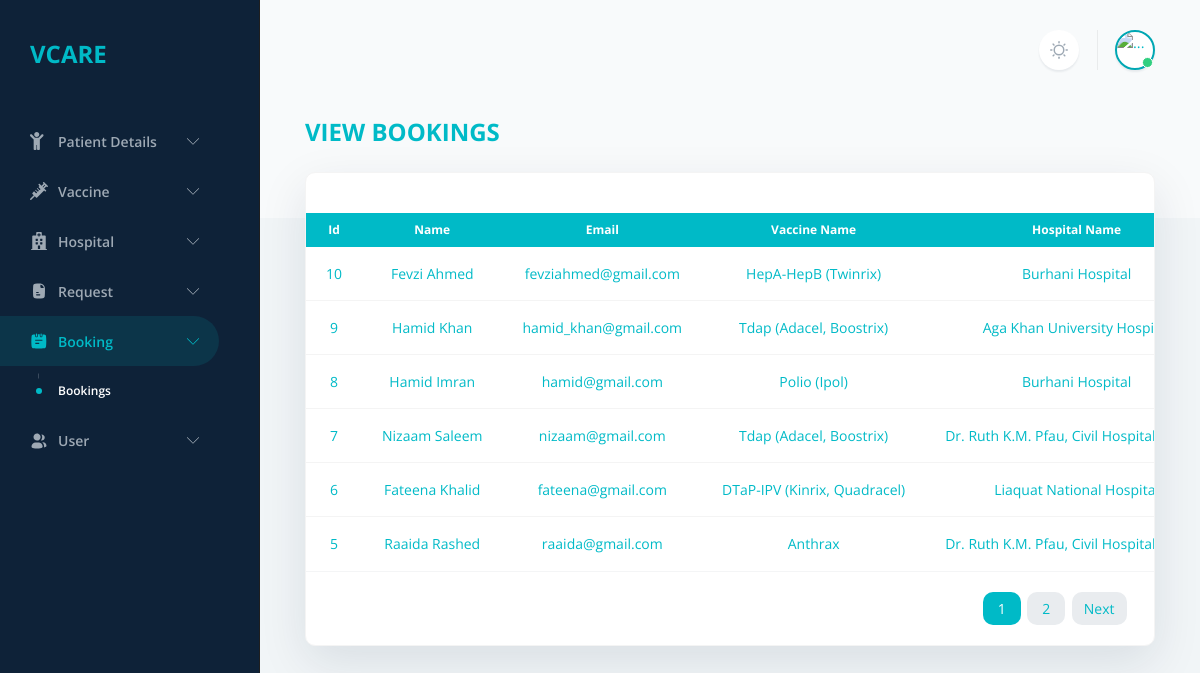
/admin/admin_booking.php (signed in), run on the app's committed database.
### tables this page shows
CREATE TABLE `appointment_table` (
  `appointment_id` int(11) NOT NULL,
  `vaccine_id` int(11) NOT NULL,
  `patient_id` int(11) NOT NULL,
  `patient_name` varchar(50) NOT NULL,
  `patient_email` varchar(50) NOT NULL,
  `patient_phone` varchar(11) NOT NULL,
  `hospital_id` int(11) NOT NULL,
  `days` text NOT NULL,
  `appointment_time` int(11) NOT NULL,
  `status_id` varchar(30) NOT NULL,
  `Token_num` int(11) NOT NULL,
  `Approve/Reject` int(11) NOT NULL
);

CREATE TABLE `list_of_vaccines` (
  `drug_id` int(11) NOT NULL,
  `drug_Name` varchar(100) NOT NULL,
  `drug_Type` varchar(100) NOT NULL,
  `drug_Availability` varchar(20) NOT NULL
);

CREATE TABLE `hospital` (
  `H_id` int(11) NOT NULL,
  `H_Name` varchar(50) NOT NULL,
  `H_Email` varchar(50) NOT NULL,
  `H_Password` varchar(255) NOT NULL,
  `H_Address` varchar(255) NOT NULL,
  `H_Tel` bigint(12) NOT NULL,
  `H_Role` int(1) NOT NULL DEFAULT 3
);

### admin/admin_booking.php (the view, shortened to what this page needs)
<?php
$page = "booking";
$show = "booking";
include 'header.php';
?>
<head>
</head>
<body>
    <?php include './sidebar.php' ?>
    <main>
        <header class="container-fluid d-flex py-6 mb-4">
            <div class="d-flex align-items-center ms-auto me-n1 me-lg-n2">
                <?php include 'themeswitcher.php' ?>
                <?php include 'admin_session.php' ?>
            </div>
        </header>
        <div class="container-fluid">
            <h1 class="h1 text-uppercase">
                View Bookings
            </h1>
            <div class="row">
                <div class="col">
                    <div class="card border flex-fill w-100 shadow-lg" id="users">
                        <div class="card-header border-0 card-header-space-between">
                        </div>
                        <?php
                        $limit = 6;
                        if (!isset($_GET['page'])) {
                            $page = 1;
                        } else {
                            $page = $_GET['page'];
                        }
                        $offset = ($page - 1) * $limit;
                        $sql = "SELECT ap.appointment_id, ap.patient_name, ap.patient_email, ap.`Approve/Reject`, ap.patient_phone,
                        da.D_days, ti.Time, st.status, ap.Token_num, lov.drug_Name , hos.H_Name, ap.patient_id
                        FROM `appointment_table` ap
                        INNER JOIN list_of_vaccines lov ON ap.vaccine_id = lov.drug_id
                        INNER JOIN hospital hos ON ap.hospital_id = hos.H_id
                        INNER JOIN status st ON ap.status_id = st.status_id
                        INNER JOIN days da ON ap.days = da.D_id
                        INNER JOIN time ti ON ap.appointment_time = ti.T_id
                        ORDER BY ap.appointment_id DESC
                        LIMIT {$offset},{$limit}";
                        ?>
                        <div class="table-responsive">
                            <table class="table align-middle table-edge table-hover text-center table-nowrap mb-0 text-center">
                                <thead class="thead-light">
                                    <tr>
                                        <th>Id</th>
                                        <th>Name</th>
                                        <th>Email</th>
                                        <th>Vaccine Name</th>
                                        <th>Hospital Name</th>
                                    </tr>
                                </thead>
                                <?php
                                $fetch = mysqli_query($conn, $sql);
                                foreach ($fetch as $row) {
                                ?>
                                    <tbody class="list">
                                        <tr>
                                            <td><?php echo $row['appointment_id'] ?></td>
                                            <td><?php echo $row['patient_name'] ?></td>
                                            <td><?php echo $row['patient_email'] ?></td>
                                            <td><?php echo $row['drug_Name'] ?></td>
                                            <td><?php echo $row['H_Name'] ?></td>
                                        </tr>
                                    </tbody>
                                <?php
                                }
                                ?>
                            </table>
                        </div>
                        <div class="card-footer">
                            <div class="d-flex justify-content-between align-items-center">
                                <ul class="pagination list-pagination mb-0">
                                    <?php
                                    $sql1 = "SELECT * FROM `appointment_table`";
                                    $result1 = mysqli_query($conn, $sql1) or die("Query Failed.");
                                    if (mysqli_num_rows($result1) > 0) {
                                        $total_records = mysqli_num_rows($result1);
                                        $total_page = ceil($total_records / $limit);
                                        $count = 4;
                                        $startPage = max(1, $page - $count);
                                        $endPage = min($total_page, $page + $count);
                                        echo '<ul class="pagination justify-content-center">';
                                        for ($i = $startPage; $i <= $endPage; $i++) {
                                            if ($i == $page) {
                                                $active = "active";
                                            } else {
                                                $active = "";
                                            }
                                            echo '<li class="page-item ' . $active . '"><a class="page-link border-0 rounded px-4 me-2" href="admin_booking.php?page=' . $i . '">' . $i . '</a></li>';
                                        }
                                        if ($total_page > $page) {
                                            echo '<li class="page-item"><a class="page-link border-0 rounded me-2" href="admin_booking.php?page=' . ($page + 1) . '">Next</a></li>';
                                        }
                                        echo '</ul>';
                                    } else {
                                        echo '<h3 class="text-center h2">No Records Found</h3>';
                                    }
                                    ?>
                                </ul>
                            </div>
                        </div>
                    </div>
                </div>
            </div>
        </div>
    </main>
</body>
</html>

### admin/header.php (shortened to what this page needs)
<!DOCTYPE html>
<html lang="en" data-theme="light" data-sidebar-behaviour="fixed" data-navigation-color="inverted" data-is-fluid="true">
<head>
    <link rel="stylesheet" href="assets/css/theme.bundle.css" id="stylesheetLTR" />
</head>

### admin/sidebar.php (shortened to what this page needs)
<nav id="mainNavbar" class="navbar navbar-vertical navbar-expand-lg scrollbar bg-dark navbar-dark">
    <div class="container-fluid">
        <a class="navbar-brand fs-1 fw-bold" href="#">
            VCARE
        </a>
        <div class="collapse navbar-collapse" id="sidenavCollapse">
            <ul class="navbar-nav mb-lg-7">
                <li class="nav-item dropdown">
                    <a class="nav-link <?php if ($show == 'first') {
                                            echo 'active';
                                        } ?>" href="#pagesCollapseva" data-bs-toggle="collapse" role="button" aria-expanded="false" aria-controls="pagesCollapse">
                        <span>Patient Details</span>
                    </a>
                </li>
                <li class="nav-item dropdown">
                    <a class="nav-link <?php if ($page == 'vaccine') {
                                            echo 'active';
                                        } ?>" href="#pagesCollapsev" data-bs-toggle="collapse" role="button" aria-expanded="false" aria-controls="pagesCollapse">
                        <span>Vaccine</span>
                    </a>
                </li>
                <li class="nav-item dropdown">
                    <a class="nav-link <?php if ($page == 'hospital') {
                                            echo 'active';
                                        } ?>" href="#pagesCollapseh" data-bs-toggle="collapse" role="button" aria-expanded="false" aria-controls="pagesCollapse">
                        <span>Hospital</span>
                    </a>
                </li>
                <li class="nav-item dropdown">
                    <a class="nav-link <?php if ($page == 'request') {
                                            echo 'active';
                                        } ?>" href="#pagesCollapser" data-bs-toggle="collapse" role="button" aria-expanded="false" aria-controls="pagesCollapse">
                        <span>Request</span>
                    </a>
                </li>
                <li class="nav-item dropdown">
                    <a class="nav-link <?php if ($page == 'booking') {
                                            echo 'active';
                                        } ?>" href="#pagesCollapseb" data-bs-toggle="collapse" role="button" aria-expanded="false" aria-controls="pagesCollapse">
                        <span>Booking</span>
                    </a>
                    <div class="collapse <?php if ($page == 'booking') {
                                                echo 'show';
                                            } ?>" id="pagesCollapseb">
                        <ul class="nav flex-column">
                            <li class="nav-item">
                                <a href="admin_booking.php" class="nav-link <?php if ($page == 'booking') {
                                                                                echo 'active';
                                                                            } ?>">
                                    Bookings
                                </a>
                            </li>
                        </ul>
                    </div>
                </li>
                <li class="nav-item dropdown">
                    <a class="nav-link <?php if ($page == 'user') {
                                            echo 'active';
                                        } ?>" href="#pagesCollapseu" data-bs-toggle="collapse" role="button" aria-expanded="false" aria-controls="pagesCollapse">
                        <span>User</span>
                    </a>
                </li>
            </ul>
        </div>
</nav>

### admin/themeswitcher.php (shortened to what this page needs)
<div class="dropdown" id="themeSwitcher">
    <a href="javascript: void(0);" class="dropdown-toggle no-arrow d-flex align-items-center justify-content-center bg-white rounded-circle shadow-sm mx-1 mx-lg-2 w-40px h-40px link-secondary" role="button" data-bs-toggle="dropdown" aria-haspopup="true" aria-expanded="false" data-bs-offset="0,10">
    </a>
</div>

### admin/admin_session.php (shortened to what this page needs)
<div class="dropdown">
    <a href="" class="dropdown-toggle no-arrow d-flex align-items-center justify-content-center bg-white rounded-circle shadow-sm mx-1 mx-lg-2 w-40px h-40px" role="button" data-bs-toggle="dropdown" data-bs-auto-close="outside" aria-haspopup="true" aria-expanded="false" data-bs-offset="0,10">
        <div class="avatar avatar-circle avatar-sm avatar-online border border-cus rounded-circle">
            <img src="./assets/admin_images/<?php echo $_SESSION["img"]; ?>" alt="..." class="avatar-img" width="40" height="40">
        </div>
    </a>
</div>

### data on the page
appointment_table: appointment_id "10", patient_name "Fevzi Ahmed", patient_email "fevziahmed@gmail.com", list_of_vaccines.drug_Name "HepA-HepB (Twinrix)", hospital.H_Name "Burhani Hospital"
appointment_table: appointment_id "9", patient_name "Hamid Khan", patient_email "hamid_khan@gmail.com", list_of_vaccines.drug_Name "Tdap (Adacel, Boostrix)", hospital.H_Name "Aga Khan University…"
appointment_table: appointment_id "8", patient_name "Hamid Imran", patient_email "hamid@gmail.com", list_of_vaccines.drug_Name "Polio (Ipol)", hospital.H_Name "Burhani Hospital"
appointment_table: appointment_id "7", patient_name "Nizaam Saleem", patient_email "nizaam@gmail.com", list_of_vaccines.drug_Name "Tdap (Adacel, Boostrix)", hospital.H_Name "Dr. Ruth K.M. Pfau, Civil…"
appointment_table: appointment_id "6", patient_name "Fateena Khalid", patient_email "fateena@gmail.com", list_of_vaccines.drug_Name "DTaP-IPV (Kinrix, Quadracel)", hospital.H_Name "Liaquat National…"
appointment_table: appointment_id "5", patient_name "Raaida Rashed", patient_email "raaida@gmail.com", list_of_vaccines.drug_Name "Anthrax", hospital.H_Name "Dr. Ruth K.M. Pfau, Civil…"
